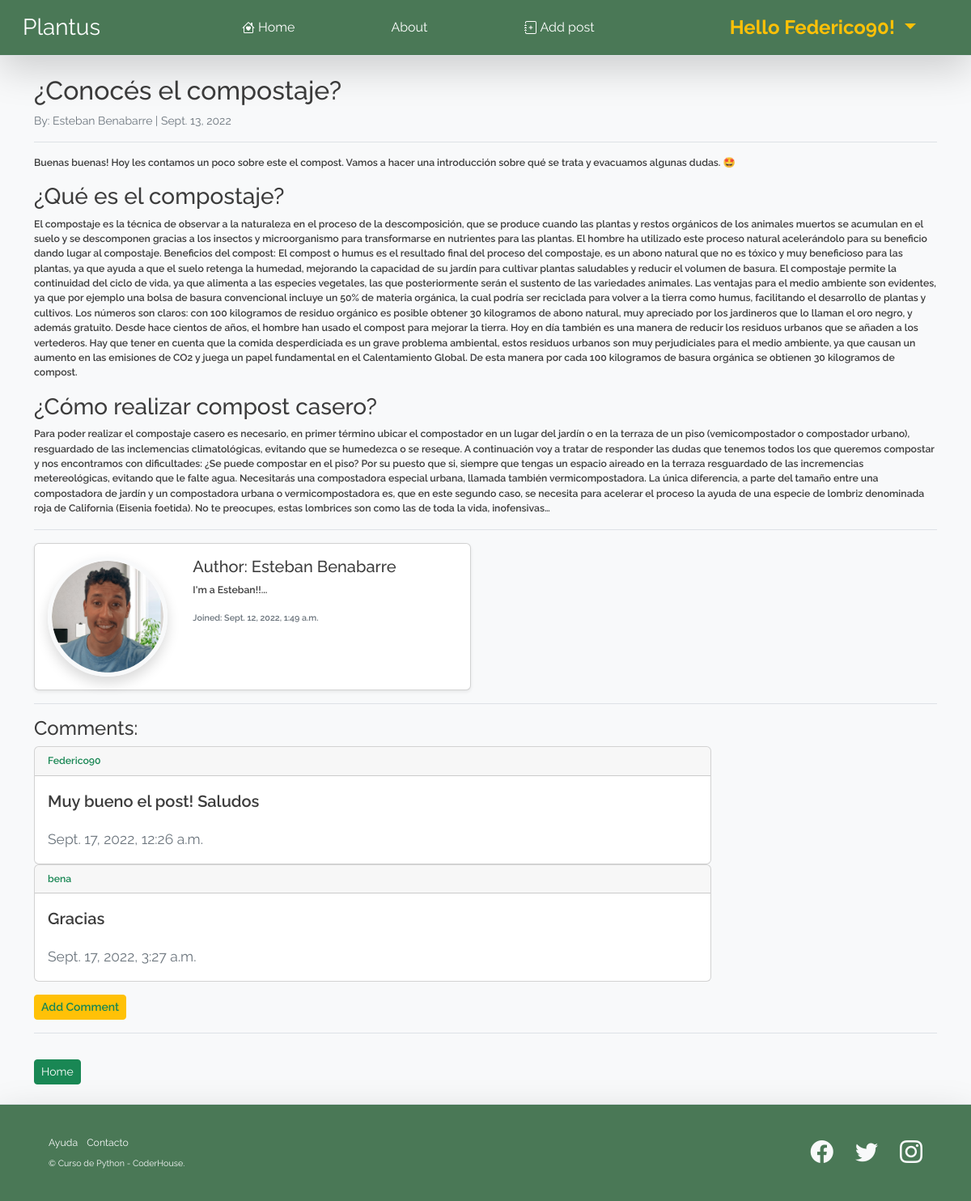
Page /post/11 (signed in) on the committed database.
### blog/models.py (models this page shows, shortened)
class Post(models.Model):
    title       = models.CharField(max_length=255)
    author      = models.ForeignKey(User, on_delete = models.CASCADE)
    body        = RichTextField(blank = True, null = True)
    post_image  = models.URLField(max_length=250, default='https://dummyimage.com/600x400/e0e0e0/878787.png&text=img')
    post_date   = models.DateField(auto_now_add=True)
    category    = models.CharField(max_length=255)

class Profile (models.Model):
    user            = models.OneToOneField(User, null=True, on_delete = models.CASCADE)
    description     = models.TextField()
    avatar          = models.ImageField(upload_to='avatars', null=True, blank=True)
    instagram_url   = models.CharField(max_length=256,null=True, blank=True)
    facebook_url    = models.CharField(max_length=256,null=True, blank=True)

class Comment(models.Model):
    post            = models.ForeignKey(Post, related_name='comments', on_delete=models.CASCADE)
    author_comment  = models.ForeignKey(User, on_delete = models.CASCADE)
    body_comment    = models.TextField()
    date_comment    = models.DateTimeField(auto_now_add=True)

### blog/views.py (the view)
# urls.py: path('post/<int:pk>', PostDetailView.as_view(), name="post_details"),
class PostDetailView (DetailView):
    model           = Post
    template_name   = 'post_details.html'
    def get_context_data(self, *args, **kwargs):
        comments_list = Comment.objects.all()
        context = super(PostDetailView, self).get_context_data(*args, **kwargs)
        context['comments_list'] = comments_list
        return context

### blog/templates/post_details.html (shortened to what this page needs)
{% extends "base.html" %}
{% load static %}
{% block blog_base %}
<div>
    <div class="row">
        <div class="col">
            <div class='border-bottom '>
                <h2 > {{post.title}} <h2/>
                <p class='text-secondary fw-normal fs-6 '>
                    <small> By: {{post.author.first_name}} {{post.author.last_name}} | {{post.post_date}}<small/>
                </p>
            </div>
            <div class="border-bottom">
                <p>
                    {{ post.body  | safe }}
                </p>
            </div>
        </div>
        <div class="col border-bottom">
            <div class="card my-3 shadow-sm" style="max-width: 540px;">
                <div class="row g-0">
                  <div class="col-sm-4 d-flex justify-content-center p-3">
                    {% if post.author.profile.avatar.url %}
                    <img src="{{post.author.profile.avatar.url}}" class="img-fluid rounded-circle border border-5 border-light shadow" style="max-width:148px;max-width:148px;"alt="post.author">
                    {% else %}
                    <img src="{% static 'assets/1.jpg' %}" class="img-fluid rounded-circle border border-5 border-light shadow" style="max-width:148px;max-width:148px;"alt="post.author">
                    {% endif %}
                  </div>
                  <div class="col-sm-8">
                    <div class="card-body">
                      <h5 class="card-title">Author: {{post.author.first_name}} {{post.author.last_name}}</h5>
                      <p class="card-text">{{post.author.profile.description | slice:":200" }}...</p>
                      <p class="card-text"><small class="text-muted">Joined: {{post.author.date_joined}}</small></p>
                    </div>
                  </div>
                </div>
              </div>
        </div>
        <div class='border-bottom my-3 pb-3'>
            <h4>Comments:</h4>
            {% if not post.comments.all %}
                <p> No comments yet.</p>
            {% else %}
                {% for comment in post.comments.all %}
                <div class="card w-75">
                    <div class="card-header">
                        <a class='text-decoration-none text-success' href="{% url 'user_profile' post.author.profile.id %}">
                            {{comment.author_comment}}
                        </a>
                    </div>
                    <div class="card-body">
                    <blockquote class="blockquote mb-0">
                        <p>{{comment.body_comment}}</p>
                        <p class='text-secondary fw-normal'><small>{{comment.date_comment}}</small></p>
                    </blockquote>
                    </div>
                </div>
                {% endfor %}
            {% endif %}
            <button class='btn btn-warning btn-sm mt-3' >
                <a class='text-decoration-none text-success fw-semibold' href="{% url 'comment_add' post.pk %}">
                    Add Comment
                </a>
            </button>
        </div>
    </div>
    <a class='btn btn-success btn-sm mt-3' href="{% url 'home' %}">
        Home
    </a>
</div>
{% endblock blog_base %}

### blog/templates/base.html (shortened to what this page needs)
{% load static %}
<!DOCTYPE html>
<html lang="en">
<head>
    <link href="https://unpkg.com/aos@2.3.1/dist/aos.css" rel="stylesheet">
    <link rel="stylesheet" href="https://cdn.jsdelivr.net/npm/bootstrap-icons@1.7.1/font/bootstrap-icons.css">
    <link href="https://cdn.jsdelivr.net/npm/bootstrap@5.2.0/dist/css/bootstrap.min.css" rel="stylesheet">
    <link rel="stylesheet" href="{% static 'css/custom-styles.css' %}">
</head>
<body class='bg-light'>
    <nav class="navbar navbar-expand-lg navbar-dark bg-dark border-bottom shadow-lg">
        <div class="container-fluid">
          <a class="navbar-brand ps-3 fs-3" href="{% url 'home' %}">Plantus</a>
          <div class="collapse navbar-collapse  w-100" id="navbarSupportedContent">
            <ul class="navbar-nav me-auto mb-2 mb-lg-0 w-100 px-5 justify-content-evenly fs-6">
                <li class="nav-item">
                    <a class="nav-link active d-flex align-items-center gap-1" aria-current="page" href="{% url 'home' %}">
                         Home
                    </a>
                </li>
                <li class="nav-item"><a class="nav-link active" href="#">About</a></li>
            {% if  user.is_authenticated %}
                <li class="nav-item">
                    <a class="nav-link d-flex align-items-center gap-1 active" href="{% url 'post_add' %}">
                        Add post
                    </a>
                </li>
            {% endif %}
            </ul>
            {% if  user.is_authenticated %}
            <ul class="navbar-nav me-auto mb-2 mb-lg-0 pe-5">
                    <li class="nav-item dropdown fs-4 fw-normal">
                        <a class="nav-link dropdown-toggle text-warning fw-bold" href="#" role="button" data-bs-toggle="dropdown" aria-expanded="false">
                            Hello {{user}}!
                        </a>
                    </li>
            </ul>
            {% else %}
            <ul class="navbar-nav me-auto mb-2 mb-lg-0 pe-5 fs-4 fw-normal">
                <li class="nav-item"><a class="nav-link text-warning fw-bold" href="{% url 'login' %}">Login</a></li>
            </ul>
            {% endif %}
          </div>
        </div>
    </nav>
    <main class="container pt-4 pb-4">
        {% block blog_base %}
        {% endblock blog_base %}
    </main>
    <footer class="footer bg-dark navbar-dark border-top shadow-lg px-5">
        <div class="container-fluid">
            <div class="row">
                <div class="col-lg-6 h-100 text-center text-lg-start my-auto">
                    <ul class="list-inline mb-2 text-light">
                        <li class="list-inline-item">
                            <a class="nav-link " href="#!">Ayuda</a>
                        </li>
                        <li class="list-inline-item">
                            <a class="nav-link" href="#!">Contacto</a>
                        </li>
                    </ul>
                    <p class="small mb-4 mb-lg-0 text-light">&copy; Curso de Python - CoderHouse.</p>
                </div>
                <div class="col-lg-6 h-100 text-center text-lg-end my-auto">
                    <ul class="list-inline mb-0 text-light">
                        <li class="list-inline-item me-4">
                            <a class="nav-link" href="#!"><i class="bi-facebook fs-3"></i></a>
                        </li>
                        <li class="list-inline-item me-4">
                            <a class="nav-link" href="#!"><i class="bi-twitter fs-3"></i></a>
                        </li>
                        <li class="list-inline-item">
                            <a class="nav-link" href="https://www.instagram.com/espndeportes/?hl=es"><i class="bi-instagram fs-3"></i></a>
                        </li>
                    </ul>
                </div>
            </div>
        </div>
    </footer>
</body>
</html>

### blog/static/css/custom-styles.css (style rules this page uses)
:root { --bs-font-sans-serif: 'Raleway', sans-serif; --bs-body-font-family: var(--bs-font-sans-serif); }
body { color:rgb(60, 60, 60) }
.bg-dark { background-color: #4A7856 !important; }
.text-warning { color: #FAA025; }
.navbar { min-height: 5vh; }
main { min-height: 80vh; font-weight: 600; }
.footer { display: flex; align-items: center; min-height: 15vh; }

### rows in the picture
Post: title "¿Conocés el compostaje?", author.first_name "Esteban", author.last_name "Benabarre", post_date "Sept. 13, 2022", body "Buenas buenas! Hoy les contamos un poco sobre este el compost. Vamos a hacer una introducción sobre qué se trata y evacuamos algunas dudas. 🤩 ¿Qué es el compostaje? El compostaje es la técnica de observar a la naturaleza en el proceso de la descomposición, que se produce cuando las plantas y restos orgánicos de los animales muertos se acumulan en el suelo y se descomponen gracias a los insectos y microorganismo para transformarse en nutrientes para las plantas. El hombre ha utilizado este proceso natural acelerándolo para su beneficio dando lugar al compostaje. Beneficios del compost: El compost o humus es el resultado final del proceso del compostaje, es un abono natural que no es tóxico y…", author.profile.avatar (picture), author.profile.description "I'm a Esteban!!", author.date_joined "Sept. 12, 2022, 1:49 a.m."
Comment: author_comment "Federico90", body_comment "Muy bueno el post! Saludos", date_comment "Sept. 17, 2022, 12:26 a.m."
Comment: author_comment "bena", body_comment "Gracias", date_comment "Sept. 17, 2022, 3:27 a.m."

### other values in the picture
{{ user }} "Federico90"
